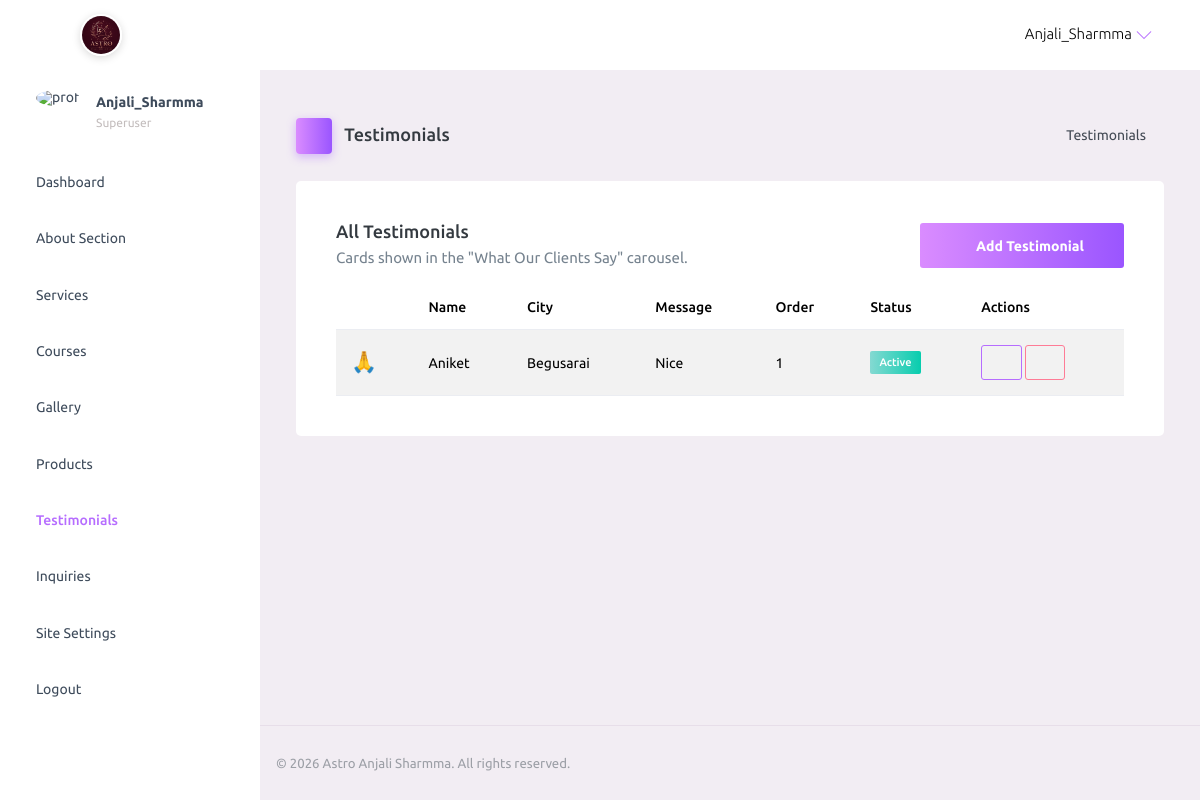
The app's page /dashboard/testimonials/ (signed in), older data.
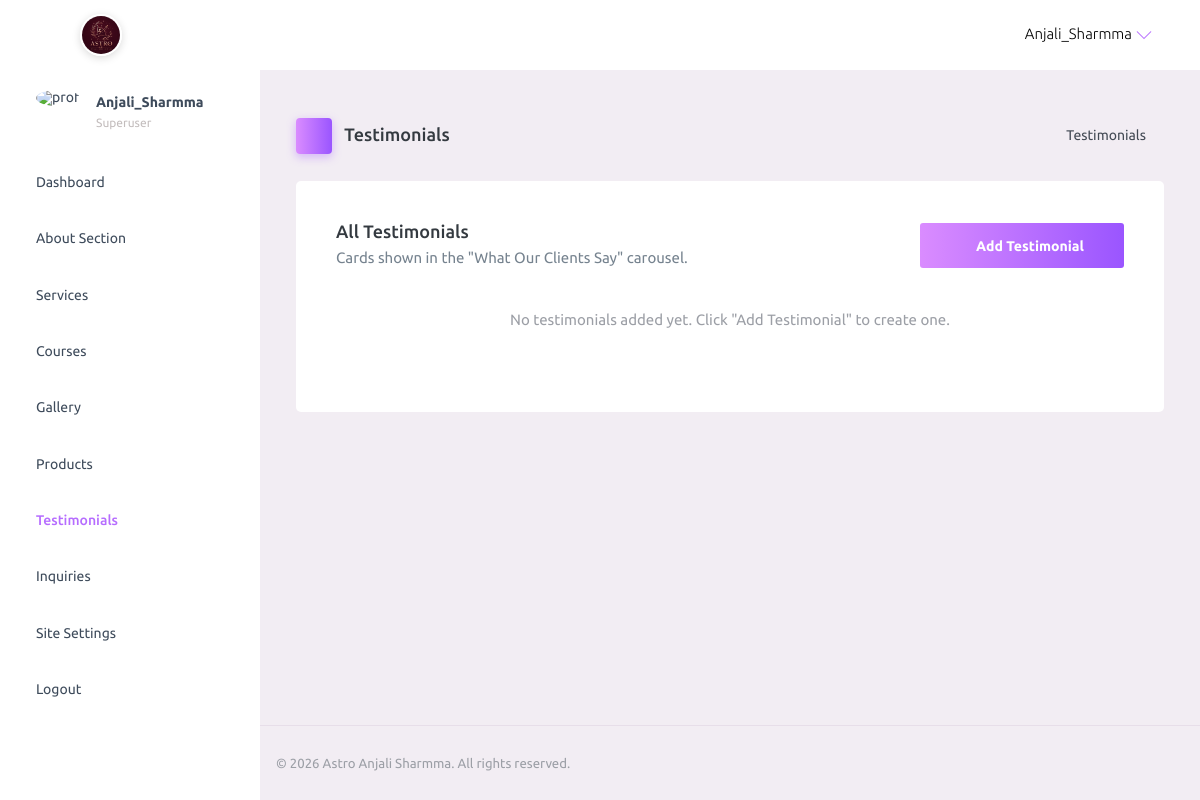
The same page, newer data.
### anjali/models.py (models this page shows, shortened)
class Testimonial(models.Model):
    name      = models.CharField(max_length=100, default="")
    city      = models.CharField(max_length=100, default="", blank=True)
    message   = models.TextField(default="")
    emoji     = models.CharField(max_length=20, default="🙏", blank=True, help_text="Avatar emoji")
    order     = models.PositiveIntegerField(default=0)
    is_active = models.BooleanField(default=True)
    class Meta:
        ordering = ["order"]

### anjali/views/dashboard/testimonial_views.py (the view)
# urls.py: path('dashboard/testimonials/', views.testimonial_list, name='testimonial_list'),
@superuser_required
def testimonial_list(request):
    testimonials = Testimonial.objects.all().order_by('order')
    return render(request, 'adminpanel/testimonial_list.html', {'testimonials': testimonials})

### anjali/templates/adminpanel/testimonial_list.html (shortened to what this page needs)
{% extends 'adminpanel/base.html' %}
{% load static %}
{% block page_icon %}mdi-comment-quote{% endblock %}
{% block page_title %}Testimonials{% endblock %}
{% block breadcrumb %}Testimonials{% endblock %}
{% block content %}
<div class="row">
  <div class="col-12 grid-margin stretch-card">
    <div class="card">
      <div class="card-body">
        <div class="d-flex justify-content-between align-items-center mb-3">
          <div>
            <h4 class="card-title mb-1">All Testimonials</h4>
            <p class="card-description mb-0">Cards shown in the "What Our Clients Say" carousel.</p>
          </div>
          <a href="{% url 'testimonial_add' %}" class="btn btn-gradient-primary">
            <i class="mdi mdi-plus"></i> Add Testimonial
          </a>
        </div>
        {% if testimonials %}
          <div class="table-responsive">
            <table class="table table-striped">
              <thead>
                <tr>
                  <th></th>
                  <th>Name</th>
                  <th>City</th>
                  <th>Message</th>
                  <th>Order</th>
                  <th>Status</th>
                  <th>Actions</th>
                </tr>
              </thead>
              <tbody>
                {% for testimonial in testimonials %}
                  <tr>
                    <td style="font-size:1.3rem;">{{ testimonial.emoji }}</td>
                    <td>{{ testimonial.name }}</td>
                    <td>{{ testimonial.city }}</td>
                    <td>{{ testimonial.message|truncatechars:60 }}</td>
                    <td>{{ testimonial.order }}</td>
                    <td>
                      {% if testimonial.is_active %}
                        <span class="badge badge-gradient-success">Active</span>
                      {% else %}
                        <span class="badge badge-gradient-secondary">Inactive</span>
                      {% endif %}
                    </td>
                    <td>
                      <a href="{% url 'testimonial_edit' testimonial.pk %}" class="btn btn-sm btn-outline-primary">
                        <i class="mdi mdi-pencil"></i>
                      </a>
                      <a href="{% url 'testimonial_delete' testimonial.pk %}"
                         class="btn btn-sm btn-outline-danger"
                         onclick="return confirm('Delete this testimonial?');">
                        <i class="mdi mdi-delete"></i>
                      </a>
                    </td>
                  </tr>
                {% endfor %}
              </tbody>
            </table>
          </div>
        {% else %}
          <p class="text-muted text-center py-4">No testimonials added yet. Click "Add Testimonial" to create one.</p>
        {% endif %}
      </div>
    </div>
  </div>
</div>
{% endblock %}

Row changes from the older to the newer data that the page shows:
removed Testimonial: emoji "🙏", name "Aniket", city "Begusarai", message "Nice", order "1", is_active "Active"
Text that changed along with them:
text no longer shown: "Name City Message Order Status Actions"
text now shown: "No testimonials added yet. Click \"Add Testimonial\" to create one."
